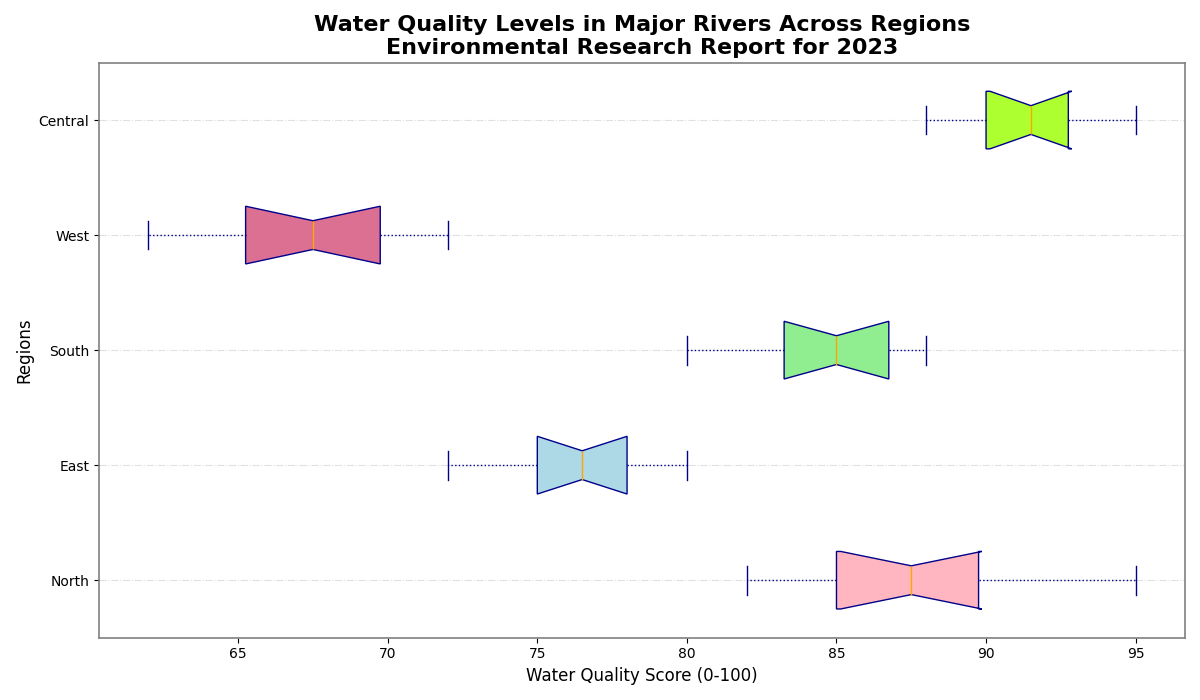

Generate this figure with Python:
import matplotlib.pyplot as plt
import numpy as np

# Data
regions = ['North', 'East', 'South', 'West', 'Central']
north_rivers = [85, 87, 90, 88, 83, 82, 85, 90, 95, 89]
east_rivers = [78, 75, 80, 72, 74, 79, 76, 77, 75, 78]
south_rivers = [88, 80, 85, 87, 83, 84, 86, 82, 85, 88]
west_rivers = [65, 62, 70, 68, 72, 71, 69, 64, 66, 67]
central_rivers = [90, 88, 92, 91, 89, 95, 93, 94, 90, 92]
river_qualities = [north_rivers, east_rivers, south_rivers, west_rivers, central_rivers]

fig, ax = plt.subplots(figsize=(12, 7))

# Horizontal box plot creation
box = ax.boxplot(river_qualities, patch_artist=True, notch=True, vert=False,
                 boxprops=dict(facecolor='lightgrey', color='darkblue'),
                 medianprops=dict(color='orange'),
                 whiskerprops=dict(color='darkblue', linestyle=':'),
                 capprops=dict(color='darkblue'),
                 flierprops=dict(marker='x', color='darkblue', alpha=0.7))

# Set custom colors for each box
colors = ['#FFB6C1', '#ADD8E6', '#90EE90', '#DB7093', '#ADFF2F']
for patch, color in zip(box['boxes'], colors):
    patch.set_facecolor(color)

# Title and labels
ax.set_title('Water Quality Levels in Major Rivers Across Regions\nEnvironmental Research Report for 2023', fontsize=16, fontweight='bold')
ax.set_xlabel('Water Quality Score (0-100)', fontsize=12)
ax.set_ylabel('Regions', fontsize=12)
ax.set_yticks(np.arange(1, len(regions) + 1))
ax.set_yticklabels(regions)

# Grid adjustments
ax.yaxis.grid(True, linestyle='-.', color='lightgrey', alpha=0.7)

# Enhanced border with spine customization
for spine in ax.spines.values():
    spine.set_edgecolor('grey')
    spine.set_linewidth(1.2)

# Tight layout
plt.tight_layout()

plt.show()
